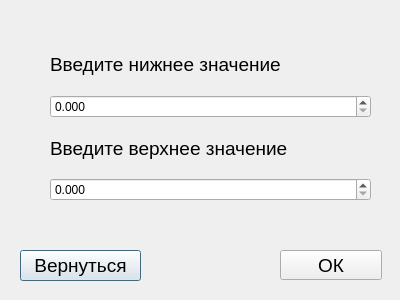
<?xml version="1.0" encoding="UTF-8"?>
<ui version="4.0">
 <class>dimensionalEdit</class>
 <widget class="QDialog" name="dimensionalEdit">
  <property name="geometry">
   <rect>
    <x>0</x>
    <y>0</y>
    <width>400</width>
    <height>300</height>
   </rect>
  </property>
  <property name="minimumSize">
   <size>
    <width>400</width>
    <height>300</height>
   </size>
  </property>
  <property name="maximumSize">
   <size>
    <width>400</width>
    <height>300</height>
   </size>
  </property>
  <property name="windowTitle">
   <string>Размерное значение</string>
  </property>
  <widget class="QPushButton" name="button_goBack_dimensionalEdit">
   <property name="geometry">
    <rect>
     <x>20</x>
     <y>250</y>
     <width>121</width>
     <height>31</height>
    </rect>
   </property>
   <property name="font">
    <font>
     <pointsize>14</pointsize>
    </font>
   </property>
   <property name="text">
    <string>Вернуться</string>
   </property>
  </widget>
  <widget class="QPushButton" name="button_ok_dimensionalEdit">
   <property name="geometry">
    <rect>
     <x>280</x>
     <y>250</y>
     <width>102</width>
     <height>30</height>
    </rect>
   </property>
   <property name="font">
    <font>
     <pointsize>14</pointsize>
    </font>
   </property>
   <property name="text">
    <string>ОК</string>
   </property>
  </widget>
  <widget class="QWidget" name="">
   <property name="geometry">
    <rect>
     <x>50</x>
     <y>40</y>
     <width>321</width>
     <height>161</height>
    </rect>
   </property>
   <layout class="QVBoxLayout" name="verticalLayout_3">
    <item>
     <layout class="QVBoxLayout" name="verticalLayout">
      <item>
       <widget class="QLabel" name="label">
        <property name="font">
         <font>
          <pointsize>14</pointsize>
         </font>
        </property>
        <property name="text">
         <string>Введите нижнее значение</string>
        </property>
       </widget>
      </item>
      <item>
       <widget class="QDoubleSpinBox" name="spinbox_min">
        <property name="decimals">
         <number>3</number>
        </property>
        <property name="singleStep">
         <double>0.001000000000000</double>
        </property>
       </widget>
      </item>
     </layout>
    </item>
    <item>
     <layout class="QVBoxLayout" name="verticalLayout_2">
      <item>
       <widget class="QLabel" name="label_2">
        <property name="font">
         <font>
          <pointsize>14</pointsize>
         </font>
        </property>
        <property name="text">
         <string>Введите верхнее значение</string>
        </property>
       </widget>
      </item>
      <item>
       <widget class="QDoubleSpinBox" name="spinbox_max">
        <property name="decimals">
         <number>3</number>
        </property>
        <property name="singleStep">
         <double>0.001000000000000</double>
        </property>
       </widget>
      </item>
     </layout>
    </item>
   </layout>
  </widget>
 </widget>
 <resources/>
 <connections/>
</ui>
